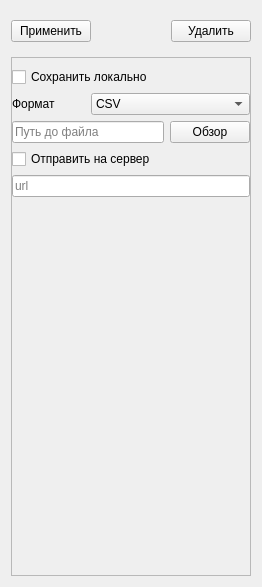
<?xml version="1.0" encoding="UTF-8"?>
<ui version="4.0">
 <class>RightFrame</class>
 <widget class="QFrame" name="RightFrame">
  <property name="geometry">
   <rect>
    <x>0</x>
    <y>0</y>
    <width>262</width>
    <height>587</height>
   </rect>
  </property>
  <property name="windowTitle">
   <string>Frame</string>
  </property>
  <layout class="QVBoxLayout" name="verticalLayout_2">
   <item>
    <widget class="QWidget" name="widget" native="true">
     <layout class="QHBoxLayout" name="horizontalLayout">
      <property name="leftMargin">
       <number>0</number>
      </property>
      <property name="rightMargin">
       <number>0</number>
      </property>
      <item>
       <widget class="QPushButton" name="pushButton">
        <property name="text">
         <string>Применить</string>
        </property>
       </widget>
      </item>
      <item>
       <spacer name="horizontalSpacer">
        <property name="orientation">
         <enum>Qt::Orientation::Horizontal</enum>
        </property>
        <property name="sizeHint" stdset="0">
         <size>
          <width>40</width>
          <height>20</height>
         </size>
        </property>
       </spacer>
      </item>
      <item>
       <widget class="QPushButton" name="pushButton_2">
        <property name="text">
         <string>Удалить</string>
        </property>
       </widget>
      </item>
     </layout>
    </widget>
   </item>
   <item>
    <widget class="QScrollArea" name="scrollArea">
     <property name="widgetResizable">
      <bool>true</bool>
     </property>
     <widget class="QWidget" name="scrollAreaWidgetContents">
      <property name="geometry">
       <rect>
        <x>0</x>
        <y>0</y>
        <width>242</width>
        <height>519</height>
       </rect>
      </property>
      <layout class="QVBoxLayout" name="verticalLayout">
       <property name="leftMargin">
        <number>0</number>
       </property>
       <property name="topMargin">
        <number>0</number>
       </property>
       <property name="rightMargin">
        <number>0</number>
       </property>
       <property name="bottomMargin">
        <number>0</number>
       </property>
       <item>
        <widget class="QStackedWidget" name="stackedWidget">
         <property name="currentIndex">
          <number>2</number>
         </property>
         <widget class="QWidget" name="TextPage">
          <layout class="QGridLayout" name="gridLayout">
           <property name="leftMargin">
            <number>0</number>
           </property>
           <property name="topMargin">
            <number>0</number>
           </property>
           <property name="rightMargin">
            <number>0</number>
           </property>
           <property name="bottomMargin">
            <number>0</number>
           </property>
           <item row="3" column="0">
            <widget class="QLineEdit" name="nextButtonName_TextPage">
             <property name="placeholderText">
              <string>Ввведите текст...</string>
             </property>
            </widget>
           </item>
           <item row="3" column="1">
            <widget class="QCheckBox" name="nextButton_TextPage">
             <property name="text">
              <string>Вкл</string>
             </property>
            </widget>
           </item>
           <item row="0" column="0">
            <widget class="QLineEdit" name="nodeNameTextPage">
             <property name="placeholderText">
              <string>Ввведите текст...</string>
             </property>
            </widget>
           </item>
           <item row="2" column="0" colspan="2">
            <widget class="QPlainTextEdit" name="plainTextEdit_TextPage"/>
           </item>
           <item row="4" column="1">
            <widget class="QCheckBox" name="returnButton_TextPage">
             <property name="text">
              <string>Вкл</string>
             </property>
            </widget>
           </item>
           <item row="1" column="0">
            <widget class="QComboBox" name="comboBox">
             <item>
              <property name="text">
               <string>Текст</string>
              </property>
             </item>
             <item>
              <property name="text">
               <string>HTML</string>
              </property>
             </item>
            </widget>
           </item>
           <item row="4" column="0">
            <widget class="QLineEdit" name="returnButtonName_TextPage">
             <property name="placeholderText">
              <string>Ввведите текст...</string>
             </property>
            </widget>
           </item>
          </layout>
         </widget>
         <widget class="QWidget" name="QuestionPage">
          <layout class="QGridLayout" name="gridLayout_2">
           <property name="leftMargin">
            <number>0</number>
           </property>
           <property name="topMargin">
            <number>0</number>
           </property>
           <property name="rightMargin">
            <number>0</number>
           </property>
           <property name="bottomMargin">
            <number>0</number>
           </property>
           <item row="0" column="0" colspan="2">
            <widget class="QLineEdit" name="lineEdit_4">
             <property name="placeholderText">
              <string>Ввведите текст...</string>
             </property>
            </widget>
           </item>
           <item row="0" column="2">
            <widget class="QCheckBox" name="checkBox_5">
             <property name="text">
              <string>Вкл</string>
             </property>
            </widget>
           </item>
           <item row="1" column="0" colspan="3">
            <widget class="QPlainTextEdit" name="plainTextEdit_2"/>
           </item>
           <item row="2" column="0">
            <widget class="QLineEdit" name="lineEdit_5"/>
           </item>
           <item row="2" column="1" colspan="2">
            <widget class="QComboBox" name="comboBox_2">
             <item>
              <property name="text">
               <string>Текст</string>
              </property>
             </item>
             <item>
              <property name="text">
               <string>Телефон</string>
              </property>
             </item>
             <item>
              <property name="text">
               <string>Электронная почта</string>
              </property>
             </item>
             <item>
              <property name="text">
               <string>Пароль</string>
              </property>
             </item>
            </widget>
           </item>
           <item row="3" column="0" colspan="2">
            <widget class="QLineEdit" name="lineEdit_7">
             <property name="placeholderText">
              <string>Ввведите текст...</string>
             </property>
            </widget>
           </item>
           <item row="3" column="2">
            <widget class="QCheckBox" name="checkBox_3">
             <property name="text">
              <string>Вкл</string>
             </property>
            </widget>
           </item>
           <item row="4" column="0" colspan="2">
            <widget class="QLineEdit" name="lineEdit_6">
             <property name="placeholderText">
              <string>Ввведите текст...</string>
             </property>
            </widget>
           </item>
           <item row="4" column="2">
            <widget class="QCheckBox" name="checkBox_4">
             <property name="text">
              <string>Вкл</string>
             </property>
            </widget>
           </item>
          </layout>
         </widget>
         <widget class="QWidget" name="ServerPage">
          <layout class="QGridLayout" name="gridLayout_3">
           <property name="leftMargin">
            <number>0</number>
           </property>
           <property name="rightMargin">
            <number>0</number>
           </property>
           <property name="bottomMargin">
            <number>0</number>
           </property>
           <item row="0" column="0" colspan="2">
            <widget class="QCheckBox" name="checkBoxLocal">
             <property name="text">
              <string>Сохранить локально</string>
             </property>
            </widget>
           </item>
           <item row="1" column="0">
            <widget class="QLabel" name="label_3">
             <property name="text">
              <string>Формат</string>
             </property>
            </widget>
           </item>
           <item row="2" column="0" colspan="2">
            <widget class="QLineEdit" name="lineEditLocal">
             <property name="placeholderText">
              <string>Путь до файла</string>
             </property>
            </widget>
           </item>
           <item row="5" column="2">
            <spacer name="verticalSpacer_2">
             <property name="orientation">
              <enum>Qt::Orientation::Vertical</enum>
             </property>
             <property name="sizeHint" stdset="0">
              <size>
               <width>20</width>
               <height>40</height>
              </size>
             </property>
            </spacer>
           </item>
           <item row="1" column="1" colspan="2">
            <widget class="QComboBox" name="comboBox_3">
             <item>
              <property name="text">
               <string>CSV</string>
              </property>
             </item>
            </widget>
           </item>
           <item row="4" column="0" colspan="3">
            <widget class="QLineEdit" name="lineEditServer">
             <property name="placeholderText">
              <string>url</string>
             </property>
            </widget>
           </item>
           <item row="3" column="0" colspan="2">
            <widget class="QCheckBox" name="checkBoxServer">
             <property name="text">
              <string>Отправить на сервер</string>
             </property>
            </widget>
           </item>
           <item row="2" column="2">
            <widget class="QPushButton" name="pushButton_3">
             <property name="text">
              <string>Обзор</string>
             </property>
            </widget>
           </item>
          </layout>
         </widget>
         <widget class="QWidget" name="NonePage"/>
         <widget class="QWidget" name="oneOfManyPage">
          <layout class="QGridLayout" name="gridLayout_5">
           <property name="leftMargin">
            <number>0</number>
           </property>
           <property name="rightMargin">
            <number>0</number>
           </property>
           <item row="11" column="0">
            <widget class="QLineEdit" name="returnButtonNameOneOfManyPage">
             <property name="placeholderText">
              <string>Ввведите текст...</string>
             </property>
            </widget>
           </item>
           <item row="4" column="0">
            <widget class="QLabel" name="label">
             <property name="text">
              <string>Ответы</string>
             </property>
            </widget>
           </item>
           <item row="5" column="1">
            <widget class="QRadioButton" name="radioButton_1">
             <property name="enabled">
              <bool>false</bool>
             </property>
             <property name="text">
              <string/>
             </property>
            </widget>
           </item>
           <item row="8" column="0">
            <widget class="QLineEdit" name="q4"/>
           </item>
           <item row="4" column="1">
            <widget class="QLabel" name="label_2">
             <property name="text">
              <string>Прав</string>
             </property>
            </widget>
           </item>
           <item row="6" column="1">
            <widget class="QRadioButton" name="radioButton_2">
             <property name="enabled">
              <bool>false</bool>
             </property>
             <property name="text">
              <string/>
             </property>
            </widget>
           </item>
           <item row="8" column="1">
            <widget class="QRadioButton" name="radioButton_4">
             <property name="enabled">
              <bool>false</bool>
             </property>
             <property name="text">
              <string/>
             </property>
            </widget>
           </item>
           <item row="2" column="0" colspan="2">
            <widget class="QPlainTextEdit" name="plainTextEditOneOfManyPage"/>
           </item>
           <item row="10" column="0">
            <widget class="QLineEdit" name="nextButtonNameOneOfManyPage">
             <property name="toolTip">
              <string notr="true">&gt;</string>
             </property>
             <property name="placeholderText">
              <string>Ввведите текст...</string>
             </property>
            </widget>
           </item>
           <item row="0" column="0">
            <widget class="QLineEdit" name="nodeNameOneOfManyPage">
             <property name="placeholderText">
              <string>Ввведите текст...</string>
             </property>
            </widget>
           </item>
           <item row="10" column="1">
            <widget class="QCheckBox" name="nextButtonOneOfManyPage">
             <property name="text">
              <string>Вкл</string>
             </property>
            </widget>
           </item>
           <item row="1" column="0">
            <widget class="QComboBox" name="comboBox_5">
             <item>
              <property name="text">
               <string>Текст</string>
              </property>
             </item>
             <item>
              <property name="text">
               <string>HTML</string>
              </property>
             </item>
            </widget>
           </item>
           <item row="6" column="0">
            <widget class="QLineEdit" name="q2"/>
           </item>
           <item row="9" column="0" colspan="2">
            <widget class="Line" name="line">
             <property name="orientation">
              <enum>Qt::Orientation::Horizontal</enum>
             </property>
            </widget>
           </item>
           <item row="11" column="1">
            <widget class="QCheckBox" name="returnButtonOneOfManyPage">
             <property name="text">
              <string>Вкл</string>
             </property>
            </widget>
           </item>
           <item row="7" column="1">
            <widget class="QRadioButton" name="radioButton_3">
             <property name="enabled">
              <bool>false</bool>
             </property>
             <property name="text">
              <string/>
             </property>
            </widget>
           </item>
           <item row="7" column="0">
            <widget class="QLineEdit" name="q3"/>
           </item>
           <item row="5" column="0">
            <widget class="QLineEdit" name="q1"/>
           </item>
           <item row="3" column="0">
            <widget class="QCheckBox" name="test">
             <property name="text">
              <string>Тест</string>
             </property>
            </widget>
           </item>
          </layout>
         </widget>
        </widget>
       </item>
       <item>
        <spacer name="verticalSpacer">
         <property name="orientation">
          <enum>Qt::Orientation::Vertical</enum>
         </property>
         <property name="sizeHint" stdset="0">
          <size>
           <width>20</width>
           <height>40</height>
          </size>
         </property>
        </spacer>
       </item>
      </layout>
     </widget>
    </widget>
   </item>
  </layout>
 </widget>
 <resources/>
 <connections/>
</ui>
